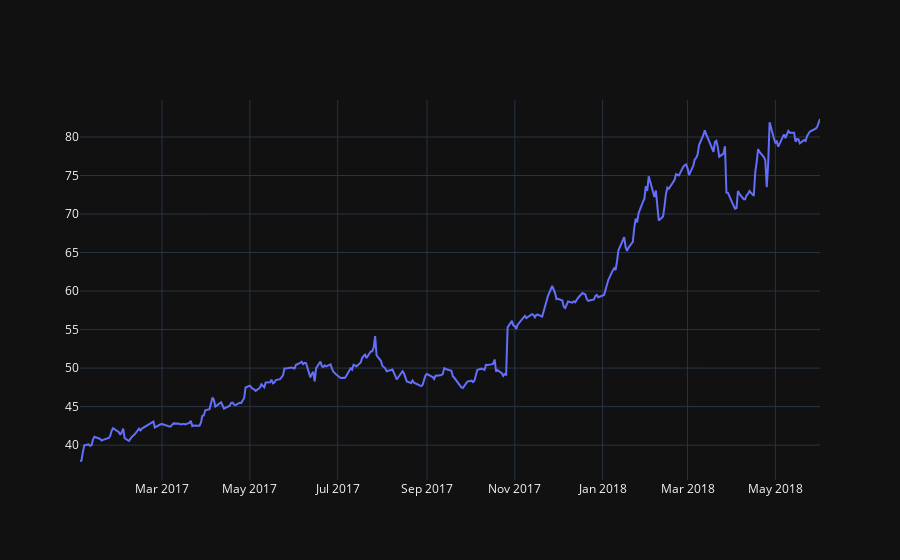

The code cell stored with this chart in its notebook:
### Code cell
trace = go.Scatter(
    x=amzn.Date,
    y=amzn.High,
)
data = [trace]
offline.iplot(data)

### Figure 1 — Plotly figure (JSON) as saved in the notebook; plotly's stock layout.template omitted (floating-point values rounded to 4 significant figures; data arrays with more than 128 entries replaced by an {"elided": "..."} marker saying what was removed)
{"data": [{"x": {"elided": "356 str values"}, "y": {"elided": "356 float values"}, "type": "scatter"}], "layout": {}}
